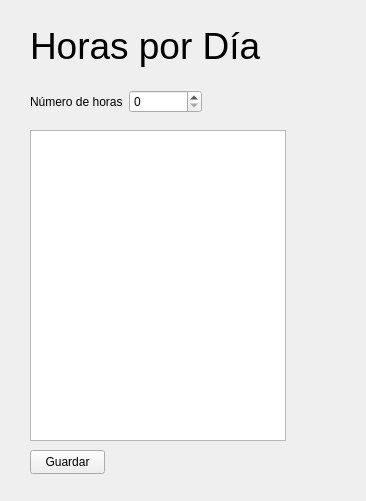
<?xml version="1.0" encoding="UTF-8"?>
<ui version="4.0">
 <class>horas</class>
 <widget class="QWidget" name="horas">
  <property name="geometry">
   <rect>
    <x>0</x>
    <y>0</y>
    <width>366</width>
    <height>501</height>
   </rect>
  </property>
  <property name="windowTitle">
   <string>horas</string>
  </property>
  <widget class="QLabel" name="title">
   <property name="geometry">
    <rect>
     <x>30</x>
     <y>10</y>
     <width>281</width>
     <height>71</height>
    </rect>
   </property>
   <property name="font">
    <font>
     <pointsize>28</pointsize>
    </font>
   </property>
   <property name="text">
    <string>Horas por Día</string>
   </property>
  </widget>
  <widget class="QListWidget" name="listaHoras">
   <property name="geometry">
    <rect>
     <x>30</x>
     <y>130</y>
     <width>256</width>
     <height>311</height>
    </rect>
   </property>
  </widget>
  <widget class="QPushButton" name="save">
   <property name="geometry">
    <rect>
     <x>30</x>
     <y>450</y>
     <width>75</width>
     <height>24</height>
    </rect>
   </property>
   <property name="text">
    <string>Guardar</string>
   </property>
  </widget>
  <widget class="QWidget" name="layoutWidget">
   <property name="geometry">
    <rect>
     <x>30</x>
     <y>90</y>
     <width>172</width>
     <height>25</height>
    </rect>
   </property>
   <layout class="QFormLayout" name="formLayout">
    <item row="0" column="0">
     <widget class="QLabel" name="numHoras">
      <property name="text">
       <string>Número de horas</string>
      </property>
     </widget>
    </item>
    <item row="0" column="1">
     <widget class="QSpinBox" name="numHorasText"/>
    </item>
   </layout>
  </widget>
 </widget>
 <resources/>
 <connections/>
</ui>
